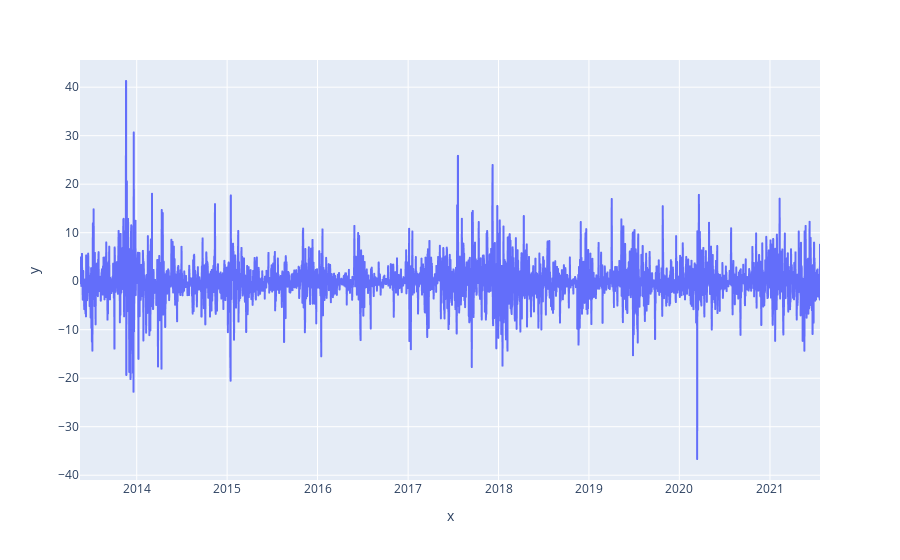

The cell this chart's notebook holds for it:
### Code cell
ar_acf_fig,ar_line_fig= arima_res(ar_model)
ar_acf_fig.show()
ar_line_fig.show()

### Figure 1 — Plotly figure (JSON) as saved in the notebook; plotly's stock layout.template omitted (floating-point values rounded to 4 significant figures; data arrays with more than 128 entries replaced by an {"elided": "..."} marker saying what was removed)
{"data": [{"hovertemplate": "x=%{x}<br>y=%{y}<extra></extra>", "legendgroup": "", "line": {"color": "#636efa", "dash": "solid"}, "marker": {"symbol": "circle"}, "mode": "lines", "name": "", "showlegend": false, "type": "scattergl", "x": {"elided": "2983 str values"}, "xaxis": "x", "y": {"elided": "2983 float values"}, "yaxis": "y"}], "layout": {"legend": {"tracegroupgap": 0}, "margin": {"t": 60}, "xaxis": {"anchor": "y", "domain": [0, 1], "title": {"text": "x"}}, "yaxis": {"anchor": "x", "domain": [0, 1], "title": {"text": "y"}}}}
